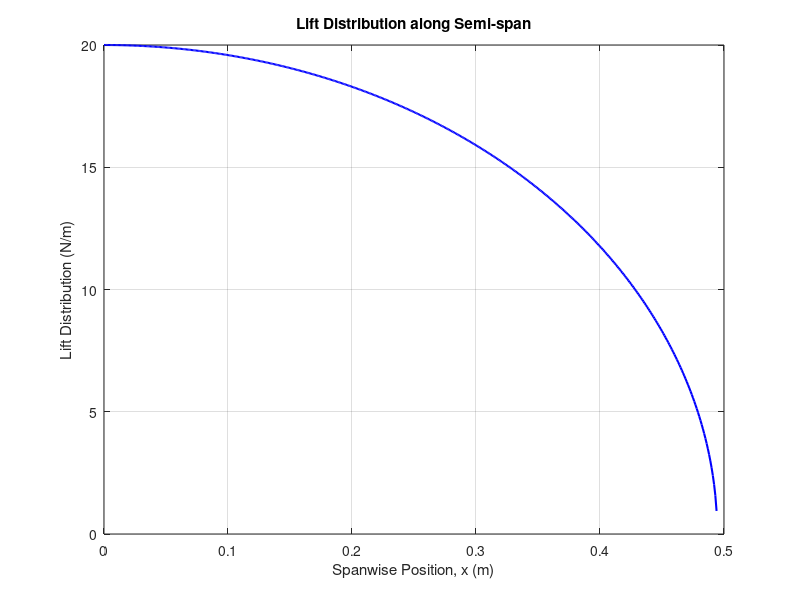
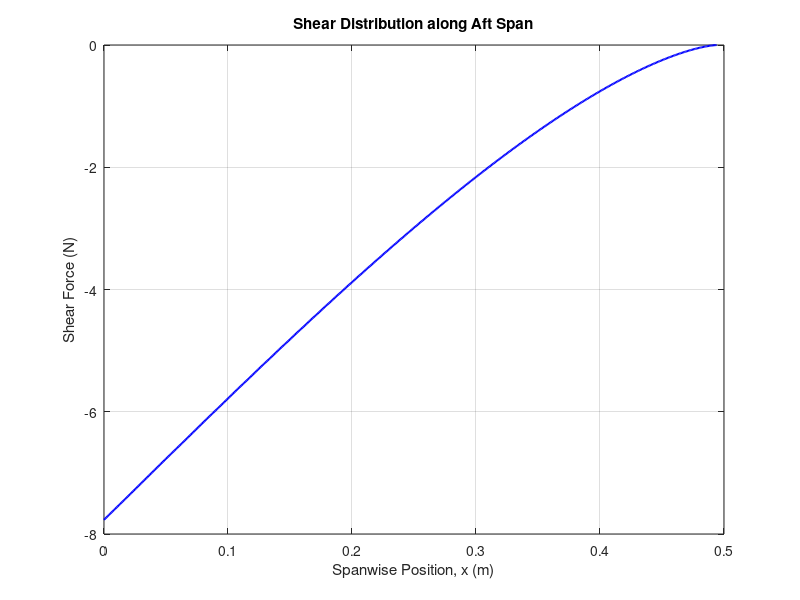
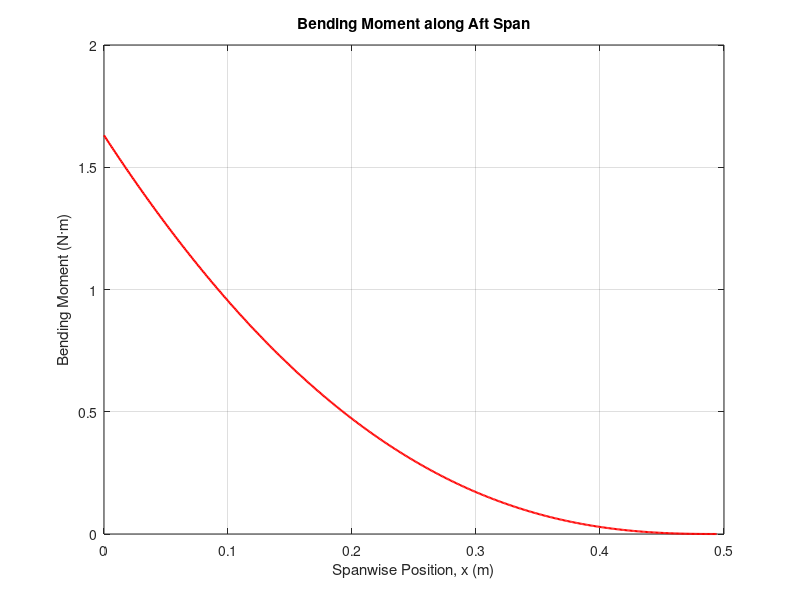

Here is the MATLAB script that generated these plots, in order:
clc, clear

% Spar Geometry
l = 0.49455; % Semi-spar length in [m]
h_range = 0.00635; % Spar height range in m
w_range = 0.001:0.0001:0.05; % Spar width range in m
cross_dimen = [];

% Material Properties
sig_max = 14e6; % Pa
tau_max = 1.5e6; % Pa
rho = 160; %kg/m^3

% Safety Factor
SF = 1.6; 

% Design Values
sig_des = sig_max/SF;
tau_des = tau_max/SF;


% Estimated Lift

Lmax = 20; % Maximum aerodynamic load in [N]

% Variable Initialization
L=[];
V=[];
M=[];
X = 0:0.001:l;

% Reactions at root of top spar
R_y = - Lmax*l*pi/4;
M_R_z = -Lmax*(l^2)/3;

fprintf("R_y: %6.5f [N]\n",R_y);
fprintf("M_R_z: %6.5f [Nm]\n",M_R_z);

for x = 0:0.001:l

    % Load distribution on the aft spar [N/m]
    L_x = Lmax*sqrt((1-(x./l).^2));
    L = [L,L_x];
    % Shear along the Spar
    V_x =  - integral(@(s) Lmax*sqrt((1-(s./l).^2)), x, l);
    V=[V,V_x];
    % Bending Moment about the z axis along the Spar
    f = @(s) (s-x).*Lmax.*sqrt((1-(s./l).^2));
    M_x = integral(f, x, l);
    M = [M,M_x];
end

%Spar Size Optimization
for i = 1:length(h_range)
    for j = 1:length(w_range)
        h = h_range(i);
        w = w_range(j);
        I = w*h^3/12; % Moment of Inertia about neutral axis
        Q = (w*h/2)*(h/4); % Moment of Area

        % Shear Stress at the neutral axis at the root
        tau =  abs(R_y)*Q/(I*w);

        % Bending stress at the outer surface
        sig = abs(M_R_z*h/(2*I));

        if tau < tau_des && sig < sig_des
            cross_dimen = [cross_dimen; [h,w,h*w]];
        end
    end
end

% Finding the dimension with the minimal cross-sectional area

if isempty(cross_dimen)
    error('No feasible spar geometry found. Relax the constraints or expand the search range.');
else
    [min_cross, index] = min(cross_dimen(:,3));
    opti_h = cross_dimen(index,1);
    opti_w = cross_dimen(index,2);
    min_weight = rho*l*opti_w*opti_h*9.81;
end

% Lift Distribution
figure
plot(X,L,'b-','LineWidth',1.5);
grid on;
xlabel('Spanwise Position, x (m)');
ylabel('Lift Distribution (N/m)');
title("Lift Distribution along Semi-span");

% Shear Diagram
figure 
plot(X,V,'b-','LineWidth',1.5);
grid on;
xlabel('Spanwise Position, x (m)');
ylabel('Shear Force (N)');
title("Shear Distribution along Aft Span");

% Bending Moment Diagram
figure 
plot(X,M,'r-','LineWidth',1.5);
grid on;
xlabel('Spanwise Position, x (m)');
ylabel('Bending Moment (N·m)');
title("Bending Moment along Aft Span");

%Optimal Geometry
fprintf('---------------Optimal Geometry---------------\n');
fprintf("Optimal Height: %6.6f [m] \n",opti_h);
fprintf("Optimal Width: %6.6f [m] \n",opti_w);
fprintf("Optimal Cross Sectional Area %6.6f [m^2] \n",min_cross);
fprintf("Weight: %6.6f [N] \n",min_weight);
